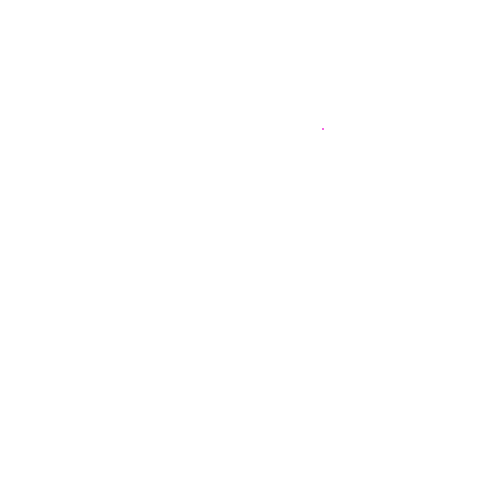
Frame 1 (no input)
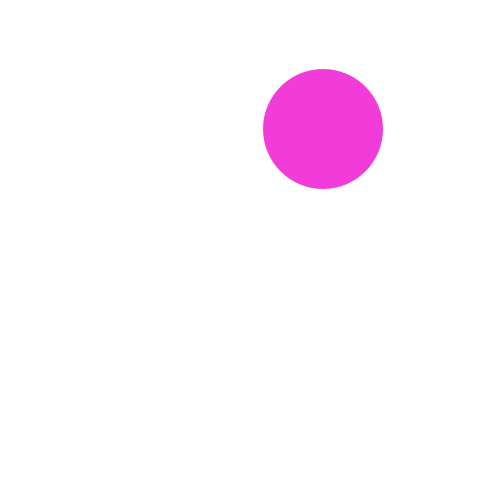
Frame 60 (the mouse pressed at the canvas centre just before this capture)
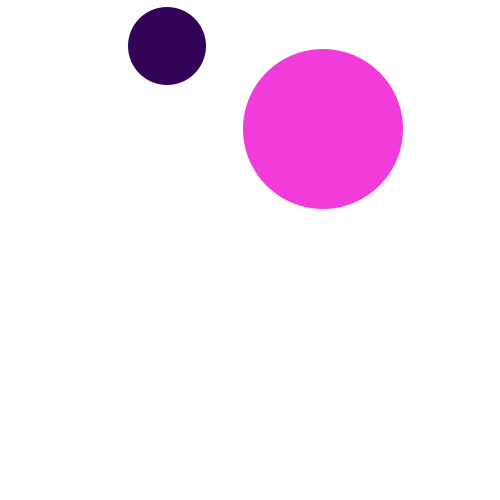
Frame 120 (the mouse held since frame 60 and released just before this capture)

The Processing sketch that drew these frames (run headless with seeded random() and noise(); from frame 60 on, the mouse is pressed at the canvas centre):

// Processing sketch: processing_168998
// ── processing_168998.pde

Circle circles[] = new Circle[1];
int counter = 0;
 
void setup(){
  size(500, 500);
  background(255);
  for (int k = 0; k < circles.length; k++){
      circles[k]= new Circle(int(random(width)), int(random(height)));
  }
}
void draw(){
  for (int k = 0; k < circles.length; k++) {
        circles[k].grow();
        circles[k].display();
    }
  counter = counter + 1;

}

void mousePressed(){
  background(random(255),random(255),random(255));
}
    
    
   class Circle{
int x;
int y;
int r = 0;
color c = color(random(0,255),random(0,255),random(0,255));
 
Circle(int tempx, int tempy){
  x = tempx;
  y = tempy;
}
  
 void display(){
  fill(c);
  noStroke();
  ellipse(x,y, r*2,r*2);
}
 
void grow(){
  r = r + 1;
  if (r > 80){
    r=0;
    x= int(random(width));
    y=int(random(height));
  c = color(random(0,255),random(0,255),random(0,255));
}
 }

} 
